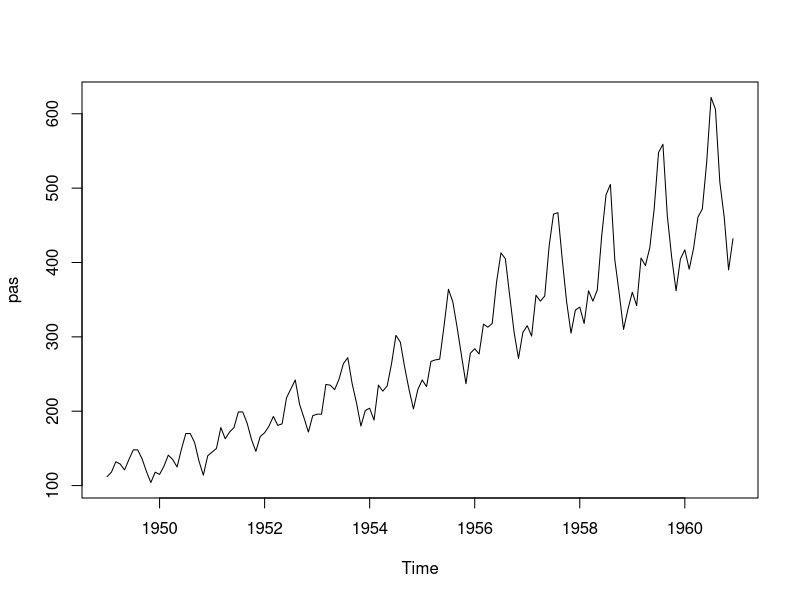
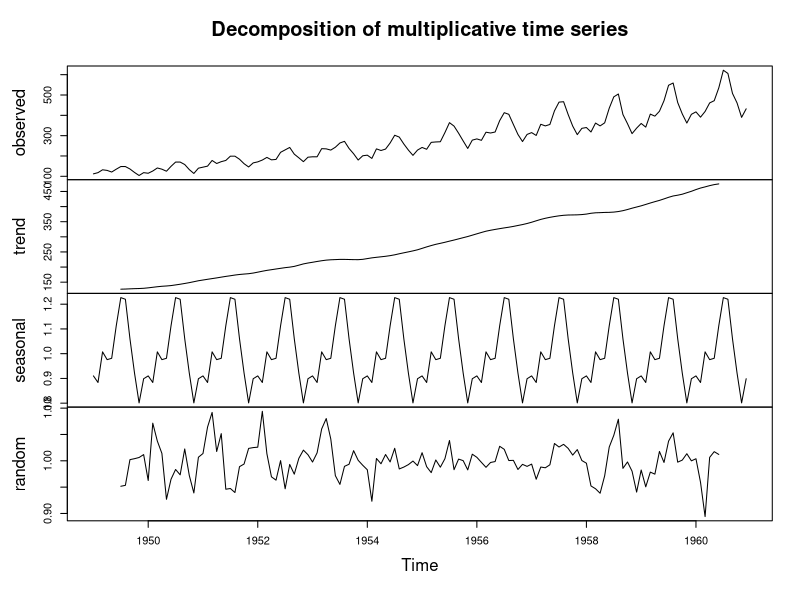
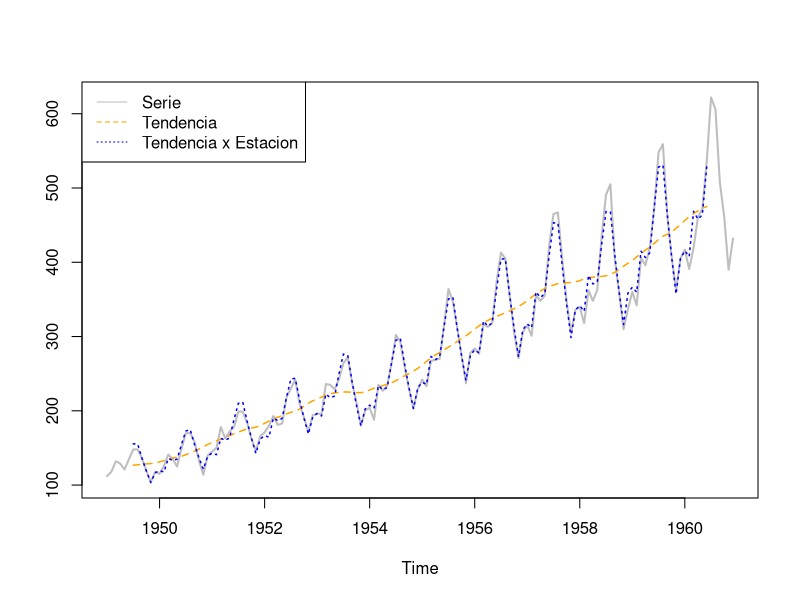

R code for these plots, in order:
library(tidyverse)

# Cargamos datos
pas <- AirPassengers
plot(pas)

# Función para descomponer la serie
pas.decom <- decompose(AirPassengers, type="mult")

# Gráfico de la descomposición
plot(pas.decom)

# Extraer componente de tendencia y estacionalidad
tendPas <- pas.decom$trend
estPas <- pas.decom$seasonal
ranPas <- pas.decom$random

# Gráfico de los componentes
ts.plot(cbind(pas, tendPas, tendPas * estPas), 
        lty=1:3,
        lwd = c(2,1.5,1.5),
        col = c("gray","orange","blue")
)
legend("topleft", 
       legend=c("Serie", "Tendencia", "Tendencia x Estacion"),
       col=c("gray","orange","blue"), lty=1:3)
